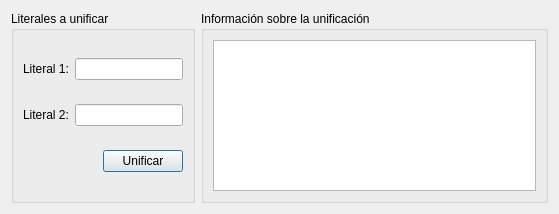
<?xml version="1.0" encoding="UTF-8"?>
<ui version="4.0">
 <class>DialogUmg</class>
 <widget class="QDialog" name="DialogUmg">
  <property name="geometry">
   <rect>
    <x>0</x>
    <y>0</y>
    <width>559</width>
    <height>214</height>
   </rect>
  </property>
  <property name="windowTitle">
   <string>Unificación de literales</string>
  </property>
  <layout class="QGridLayout" name="gridLayout_3">
   <item row="0" column="0">
    <widget class="QGroupBox" name="groupClaus">
     <property name="title">
      <string>Literales a unificar </string>
     </property>
     <layout class="QGridLayout" name="gridLayout_2">
      <item row="1" column="0" colspan="2">
       <layout class="QHBoxLayout" name="_3">
        <item>
         <widget class="QLabel" name="label_2">
          <property name="text">
           <string>Literal 2:</string>
          </property>
         </widget>
        </item>
        <item>
         <widget class="QLineEdit" name="lineaLit2"/>
        </item>
       </layout>
      </item>
      <item row="2" column="1">
       <widget class="QPushButton" name="botonUnificar">
        <property name="text">
         <string>Unificar</string>
        </property>
       </widget>
      </item>
      <item row="0" column="0" colspan="2">
       <layout class="QHBoxLayout" name="_2">
        <item>
         <widget class="QLabel" name="label">
          <property name="text">
           <string>Literal 1:</string>
          </property>
         </widget>
        </item>
        <item>
         <widget class="QLineEdit" name="lineaLit1"/>
        </item>
       </layout>
      </item>
     </layout>
    </widget>
   </item>
   <item row="0" column="1">
    <widget class="QGroupBox" name="groupUnif">
     <property name="title">
      <string>Información sobre la unificación</string>
     </property>
     <layout class="QGridLayout" name="gridLayout">
      <item row="0" column="0">
       <widget class="QTextEdit" name="textoUnificacion">
        <property name="textInteractionFlags">
         <set>Qt::TextSelectableByKeyboard|Qt::TextSelectableByMouse</set>
        </property>
       </widget>
      </item>
     </layout>
    </widget>
   </item>
  </layout>
 </widget>
 <tabstops>
  <tabstop>lineaLit1</tabstop>
  <tabstop>lineaLit2</tabstop>
  <tabstop>botonUnificar</tabstop>
  <tabstop>textoUnificacion</tabstop>
 </tabstops>
 <resources/>
 <connections>
  <connection>
   <sender>botonUnificar</sender>
   <signal>clicked()</signal>
   <receiver>DialogUmg</receiver>
   <slot>unificar()</slot>
   <hints>
    <hint type="sourcelabel">
     <x>169</x>
     <y>183</y>
    </hint>
    <hint type="destinationlabel">
     <x>249</x>
     <y>8</y>
    </hint>
   </hints>
  </connection>
 </connections>
 <slots>
  <slot>unificar()</slot>
 </slots>
</ui>
